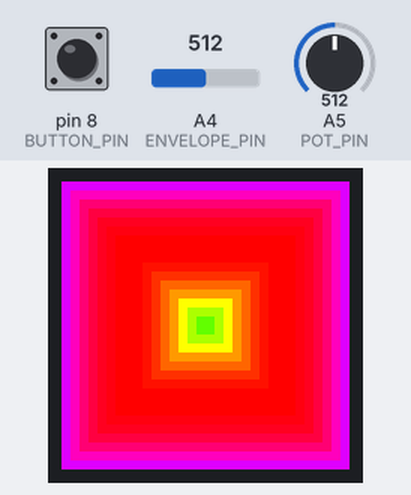
Bench run of a sketch on a simulated Arduino Uno, built with avr-gcc and run on an emulated ATmega328P. Parts: 32×32 colour display. Inputs (shaded band) come from the test bench; at power-on: pin 8 (BUTTON_PIN) HIGH, A4 (ENVELOPE_PIN) = 512, A5 (POT_PIN) = 512. Random numbers use the default seed unless the sketch sets one; what the sketch prints to the serial monitor is not drawn.

Above: at 1.2 s.
1.3 s: pin 8 (BUTTON_PIN) pulled LOW for 0.15 s
At 1.94 s:
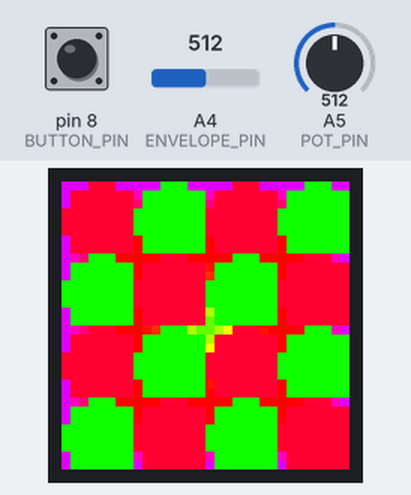
2.0 s: A4 (ENVELOPE_PIN) set to 57
5.0 s: A4 (ENVELOPE_PIN) set to 49
At 6.6 s:
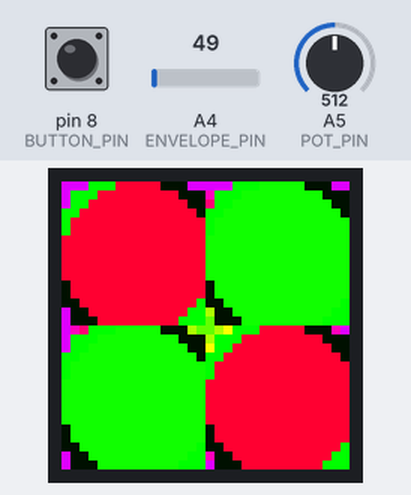
6.7 s: pin 8 (BUTTON_PIN) pulled LOW for 1 s
At 7.73 s:
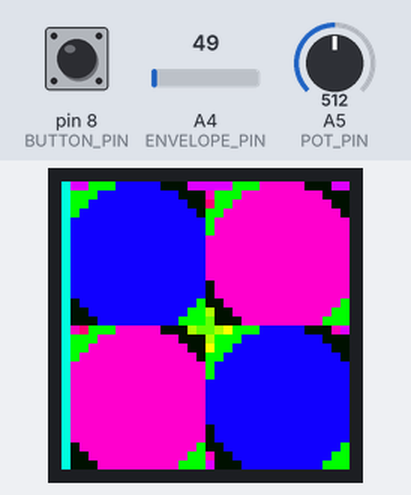
8.3 s: A5 (POT_PIN) set to 70
At 9.3 s:
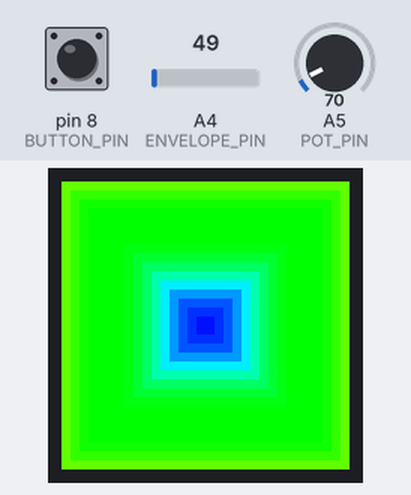
10.3 s: pin 8 (BUTTON_PIN) pulled LOW for 0.15 s
At 11.42 s:
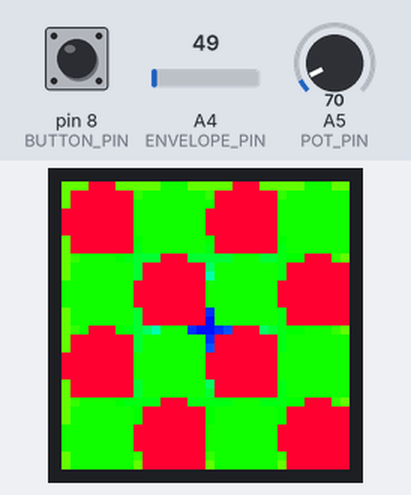
Timing chart, 0 to 12.0 s (numbered marks = the images above; inputs shaded):
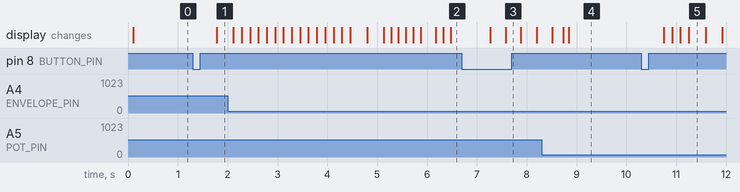

The sketch:

pyramidOfDestiny.ino
```cpp
#include <RGBmatrixPanel.h>

#define CLK  11   // USE THIS ON ARDUINO UNO, ADAFRUIT METRO M0, etc.
#define OE   9
#define LAT 10
#define A   A0
#define B   A1
#define C   A2
#define D   A3

//This is a comment

#define ENVELOPE_PIN A4
#define POT_PIN A5
#define BUTTON_PIN 8

#define MIN_ENVELOPE 6
#define MAX_ENVELOPE 100

#define MATRIX_WIDTH 32
#define MATRIX_HEIGHT 32

RGBmatrixPanel matrix(A, B, C, D, CLK, LAT, OE, true);

int potValue, envelopeValue;
int pattern = 1;

uint16_t color_palette1[] =
{
   matrix.Color333(7,0,0), // red
   matrix.Color333(0,7,0), // green
   matrix.Color333(0,0,7), // blue
   matrix.Color333(7,7,0), // yellow
   matrix.Color333(0,7,7), // cyan
   matrix.Color333(7,0,7) // purple

};

uint16_t color_palette2[] =
{
   matrix.Color333(7,0,2), // magenta
   matrix.Color333(5,0,3), // pink
   matrix.Color333(3,0,7), // violet
   matrix.Color333(0,4,7), // aqua
   matrix.Color333(0,7,4), // azure
   matrix.Color333(2,4,2) // moss

};

uint16_t color_palette3[] =
{
   matrix.Color333(1,1,1), // white
   matrix.Color333(1,0,0), // dim red
   matrix.Color333(0,0,0), // black
   matrix.Color333(7,7,7), // bright white
   matrix.Color333(3,3,3), // medium white
   matrix.Color333(0,0,0) // black

};

uint16_t color_palette4[] =
{
   matrix.Color333(7,0,7), // purple
   matrix.Color333(7,7,0), // yellow
   matrix.Color333(7,4,7), // orange
   matrix.Color333(0,0,0), // black
   matrix.Color333(0,7,4), // azure
   matrix.Color333(7,0,2)  // magenta

};

uint16_t color_palette5[] = //America Pallette
{
   matrix.Color333(7,0,0), // red
   matrix.Color333(7,7,7), // white
   matrix.Color333(0,0,7), // blue
   matrix.Color333(0,0,7), // blue
   matrix.Color333(7,7,7), // white
   matrix.Color333(7,0,0) // red

};

uint16_t color_palette6[] = // Univ. of Oregon Pallette
{
   matrix.Color333(0,7,0), //green
   matrix.Color333(7,7,0), //yellow
   matrix.Color333(5,7,0), // yellow-green
   matrix.Color333(7,7,7), // bright white
   matrix.Color333(0,7,0), //green
   matrix.Color333(3,7,0)  //green-yellow

};


uint16_t color_palette_HSV1[] = // HSV
{
  matrix.ColorHSV(450, 255, 20, true),
  matrix.ColorHSV(490, 255, 255, true),
  matrix.ColorHSV(1410, 255, 255, true),
  matrix.ColorHSV(420, 255, 255, true),
  matrix.ColorHSV(540, 255, 255, true),
  matrix.ColorHSV(500, 255, 100, true),

};

uint16_t color_palette_HSV2[] = // HSV
{
  matrix.ColorHSV(1250, 255, 255, true),
  matrix.ColorHSV(270, 255, 255, true),
  matrix.ColorHSV(1210, 255, 40, true),
  matrix.ColorHSV(1100, 255, 255, true),
  matrix.ColorHSV(1300, 255, 255, true),
  matrix.ColorHSV(1200, 255, 20, true),

};


void setup() {
  matrix.begin();
  Serial.begin(9600);
  pinMode(BUTTON_PIN, INPUT_PULLUP);

  Serial.print ("Pattern #");
  Serial.println(pattern);
}

void loop() {
  //Read envelopeValue and adjust audioModifier value based on that reading
  envelopeValue = analogRead(ENVELOPE_PIN);
  envelopeValue = constrain(envelopeValue, MIN_ENVELOPE, MAX_ENVELOPE);

  // Read potValue to set the baseColor for the pattern
  potValue = analogRead(POT_PIN);

  //Check for button Press to increment pattern
  buttonPressed();

  //select which pattern to display based on the current pattern
  if (pattern == 1)
    drawColorRects(potValue, envelopeValue);
  else if (pattern == 2)
    circularDivision(potValue, envelopeValue);
  else if (pattern == 3)
    redBlueFade(potValue, envelopeValue);
  else if (pattern == 4)
    sparkles(potValue, envelopeValue);
  else if (pattern == 5)
    swipes(potValue, envelopeValue);
   // add additional patterns beyond #5 here later
}

void buttonPressed()
{
    if (digitalRead(BUTTON_PIN) == LOW)
    {
      pattern++;
      if (pattern > 5)
        pattern = 1;
      delay(250);
      Serial.print ("Pattern #");
      Serial.println(pattern);
    }
}

void drawColorRects(int passedPotValue, int passedEnvelopeValue)
{
  int colorGradient = 40;
  int audioGradientMax = 500;

  int audioModifier = map(passedEnvelopeValue,MIN_ENVELOPE,MAX_ENVELOPE,0,audioGradientMax);
  int rectColor = map(passedPotValue,0,1023,0,1536);

  for (int c = 0; c < 16; c++)
    {
      matrix.drawRect(c, c, MATRIX_WIDTH-2*c, MATRIX_HEIGHT-2*c, matrix.ColorHSV(rectColor + audioModifier, 255, 255, true));
      rectColor = rectColor + colorGradient;
      buttonPressed();
    }
  matrix.swapBuffers(true);
}

void circularDivision(int passedPotValue, int passedEnvelopeValue)
{
  //envelopeValue = analogRead(ENVELOPE_PIN);
  //potValue = analogRead(POT_PIN);
  int maxEnv = map(passedPotValue,0,1024,20, 90);
  int constrainedEnvelope = constrain(passedEnvelopeValue,7,maxEnv);
  int divisions = map(constrainedEnvelope,6,maxEnv,0,2);

  Serial.print("  maxEnv = ");
  Serial.print(maxEnv);
  Serial.print("  constrainedEnvelope = ");
  Serial.print(constrainedEnvelope);
  Serial.print(" divisions = ");
  Serial.println(divisions);

  if (constrainedEnvelope > 9)
     drawCircles(divisions);
  else
    {
     matrix.fillRect(0, 0, MATRIX_WIDTH, MATRIX_HEIGHT, matrix.ColorHSV(0, 0, 0, true));
     matrix.swapBuffers(true);
    }
}


void redBlueFade(int passedPotValue, int passedEnvelopeValue)
{
  int rectX, rectY, rectWidth, rectHeight, rectRed, rectBlue, rectGreen;
  int colorMod = map(passedPotValue, 0, 1023, 2, 10);
  int maxEnvMod = (MAX_ENVELOPE * colorMod*10) / 100;
  rectBlue = map(passedEnvelopeValue, MIN_ENVELOPE,maxEnvMod, 0, 15) / 2 + 1;
  rectRed = map(passedEnvelopeValue, MIN_ENVELOPE,maxEnvMod, 3, 15);

  if (passedEnvelopeValue <= 80)
    rectGreen = 0;
  else
    rectGreen = passedEnvelopeValue % 8;
  Serial.print("colorMod = ");
  Serial.print(colorMod);
  Serial.print("  maxEnvMod = ");
  Serial.print(maxEnvMod);
  Serial.print("  rectRed = ");
  Serial.print(rectRed);
  Serial.print(" rectGreen = ");
  Serial.print(rectGreen);
  Serial.print("  rectBlue = ");
  Serial.println(rectBlue);

  for (int i = 0; i <= 16; i++)
  {
    buttonPressed();
    rectX = i;
    rectY = i;
    rectWidth = 32-2*i;
    rectHeight = 32-2*i;
    if (rectRed > 5)
        rectRed--;

    matrix.drawRect(rectX, rectY, rectWidth, rectHeight, matrix.Color444(rectRed,rectGreen,rectBlue));
  }
  matrix.swapBuffers(true);
}

void drawCircles(int passedDivisions)
{
  int radius = round(pow(2,5-passedDivisions))/2;
  int rows_cols = round(pow(2,passedDivisions))*2;
  int modifier = 3;
  static int colorRandomizer;

  if (passedDivisions >= 1)
    colorRandomizer = random(1,7);

  for (int a = 0; a < rows_cols; a++)
  {
    for (int b = 0; b < rows_cols; b++)
    {
      static int x, y;
      x = (b * radius*2)-radius;
      y = (a * radius*2)-radius;

      if (colorRandomizer%2==0)
        matrix.fillCircle(x,y,radius,color_palette_HSV1[(a+b)%2+colorRandomizer]);
      else
        matrix.fillCircle(x,y,radius,color_palette_HSV2[(a+b)%2+colorRandomizer]);

    }
    buttonPressed();
  }
  matrix.swapBuffers(true);
}


void sparkles(int passedPotValue, int passedEnvelopeValue)
{
  int sparkleSize = map(passedPotValue, 0, 1023, 2, 7);
  int numSparkles = map(passedEnvelopeValue, MIN_ENVELOPE, MAX_ENVELOPE, 0, 8);
  Serial.print("sparkleSize = ");
  Serial.print(sparkleSize);
  Serial.print(" | numSparkles = ");
  Serial.println(numSparkles);

  if (passedEnvelopeValue > 40)
  {
    for (int i=0; i < numSparkles; i++)
      {
      buttonPressed();
      int randX = random(0,MATRIX_WIDTH);
      int randY = random(0,MATRIX_HEIGHT);
      int randomColor = random(1500);
      for (int j=1; j < sparkleSize; j++)
        {
          matrix.fillCircle(randX, randY, j-i, matrix.ColorHSV(randomColor, 170, 255, true));
          delay(2);
          matrix.swapBuffers(true);
        }
      }
  }
  else
  {
      matrix.fillRect(0, 0, MATRIX_WIDTH, MATRIX_HEIGHT, matrix.ColorHSV(0, 0, 0, true));
      matrix.swapBuffers(true);
  }
}

void swipes(int passedPotValue, int passedEnvelopeValue)
{
  int colorMod = 10;
  int swipeColor = map(passedPotValue, 0, 1023, 0, 1500);
  int swipeSpeed = map(passedEnvelopeValue, MIN_ENVELOPE, MAX_ENVELOPE, 5,0);
  int randDirection = random (1,5);
  Serial.print("randDirection = ");
  Serial.print(randDirection);
  Serial.print("  swipeColor = ");
  Serial.print(swipeColor);
  Serial.print("   passedEnvelopeValue = ");
  Serial.print(passedEnvelopeValue);
  Serial.print("   swipeSpeed = ");
  Serial.println(swipeSpeed);

  if (passedEnvelopeValue > 20)
  {
      if (randDirection == 1)
      {
        for (int i = 0; i <= MATRIX_WIDTH; i++)
        {
          matrix.drawLine(i, 0, i, MATRIX_HEIGHT,  matrix.ColorHSV(swipeColor+i*colorMod, 255, 255, true));
          delay(swipeSpeed);
          matrix.swapBuffers(true);
          matrix.drawLine(i, 0, i, MATRIX_HEIGHT,  matrix.ColorHSV(0, 0, 0, true));
          buttonPressed();
        }
      }
      else if (randDirection == 2)
      {
        for (int i = MATRIX_WIDTH; i >=0; i--)
        {
          matrix.drawLine(i, 0, i, MATRIX_HEIGHT,  matrix.ColorHSV(swipeColor+i*colorMod, 255, 255, true));
          delay(swipeSpeed);
          matrix.swapBuffers(true);
          matrix.drawLine(i, 0, i, MATRIX_HEIGHT,  matrix.ColorHSV(0, 0, 0, true));
          buttonPressed();
        }
      }
      if (randDirection == 3)
      {
        for (int i = 0; i <= MATRIX_HEIGHT; i++)
        {
          matrix.drawLine(0, i,MATRIX_WIDTH, i, matrix.ColorHSV(swipeColor+i*colorMod, 255, 255, true));
          delay(swipeSpeed);
          matrix.swapBuffers(true);
          matrix.drawLine(0, i, MATRIX_WIDTH, i,  matrix.ColorHSV(0, 0, 0, true));
          buttonPressed();
        }
      }
       else if (randDirection == 4)
      {
        for (int i = MATRIX_HEIGHT; i >=0; i--)
        {
          matrix.drawLine(0, i,MATRIX_WIDTH,i,  matrix.ColorHSV(swipeColor+i*colorMod, 255, 255, true));
          delay(swipeSpeed);
          matrix.swapBuffers(true);
          matrix.drawLine(0, i, MATRIX_WIDTH,i,  matrix.ColorHSV(0, 0, 0, true));
          buttonPressed();
        }
      }
      matrix.swapBuffers(true);
  }

}
```

Measured:
- after the input at 1.3 s, the display: changes after 0.48 s (image 1)
- after the input at 10.3 s, the display: changes after 0.45 s (image 5)
